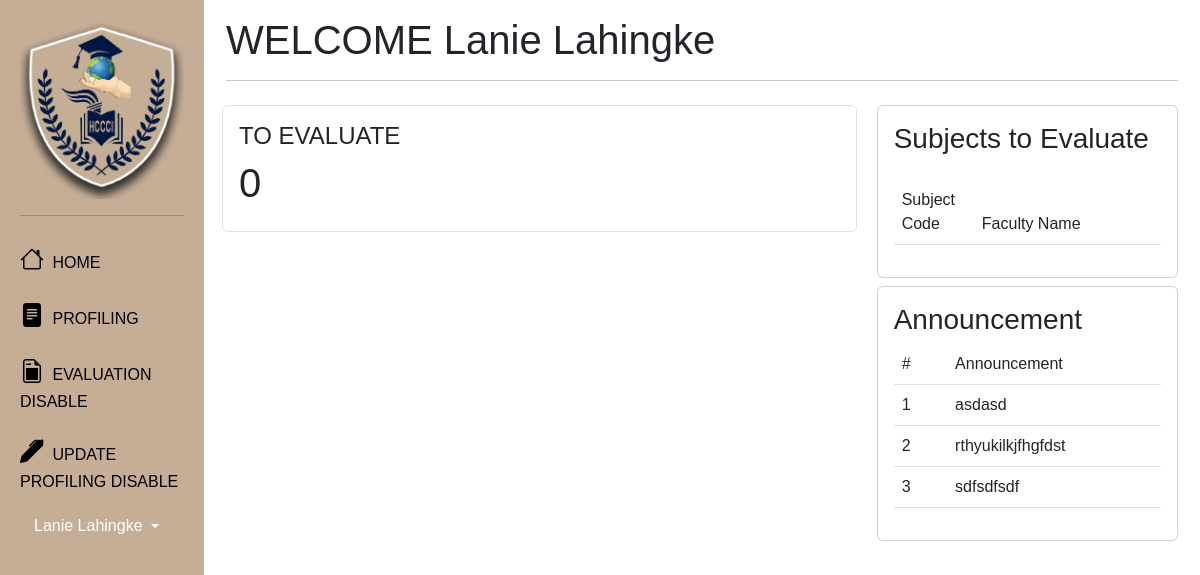
/StudentDashboard/studentIndex.php (signed in), run on the app's committed database.
### tables this page shows
CREATE TABLE `studentupdatesettings` (
  `settingsID` int(11) NOT NULL,
  `enableUpdate` tinyint(1) NOT NULL,
  `enableEvaluation` tinyint(1) NOT NULL
);

CREATE TABLE `pippersonalinfo` (
  `pipstudentNumber` int(11) NOT NULL,
  `studentID` varchar(100) NOT NULL,
  `pipFname` varchar(100) NOT NULL,
  `pipMname` varchar(100) NOT NULL,
  `pipLname` varchar(100) NOT NULL,
  `pipYear` varchar(100) NOT NULL,
  `courseCode` varchar(100) NOT NULL,
  `pipAge` int(11) NOT NULL,
  `pipSex` varchar(100) NOT NULL,
  `pipGender` varchar(100) NOT NULL,
  `pipDob` date NOT NULL,
  `pippob` varchar(100) NOT NULL,
  `pipCitizenship` varchar(100) NOT NULL,
  `pipReligion` varchar(100) NOT NULL,
  `pipBirthOrder` varchar(100) NOT NULL,
  `pipCiv` varchar(100) NOT NULL,
  `pipPersonalStatement` varchar(100) NOT NULL,
  `pipHobbiesSpecialties` varchar(100) NOT NULL,
  `pipRegistrationStatus` varchar(100) NOT NULL,
  `pipPassword` varchar(100) NOT NULL,
  `pipSection` varchar(10) NOT NULL,
  `pipImage` longblob NOT NULL
);

CREATE TABLE `announcementform` (
  `announceID` int(11) NOT NULL,
  `announcementDesc` varchar(255) NOT NULL,
  `announcementStatus` varchar(100) NOT NULL
);

### studentSession.php (called while the page is built, shortened)
<?php
require 'Configuration/connectionConf.php';
$user_check = $_SESSION['login_user'];
$ses_sql = mysqli_query($db,"SELECT * from pippersonalinfo where studentID = '$user_check'");
$row = mysqli_fetch_array($ses_sql,MYSQLI_ASSOC);
$login_Name = $row['pipFname'] . ' ' .$row['pipLname'];
$Year = $row['pipYear'];
$Section = $row['pipSection'];
?>

### StudentDashboard/studentIndex.php (the view, shortened to what this page needs)
<?php
require '../Configuration/connectionConf.php';
include('../studentSession.php');
$query3 = "SELECT COUNT(subjectID) AS subjectCount FROM classinfotable WHERE correspondingYear = '$Year' AND correspondingSection = '$Section' AND classinfotable.classStatus = 'ACTIVE';";
$studentCount3 = mysqli_query($db , $query3);
if ($studentCount3) {
    $row = mysqli_fetch_assoc($studentCount3);
    $count3 = $row['subjectCount'];
} else {
    $count3 = 0;
}
$query1 = "SELECT * FROM announcementform WHERE announcementStatus = 'ACTIVE'";
$result1 = mysqli_query($db, $query1);
?>
<!DOCTYPE html>
<html lang="en">
<head>
    <link rel="stylesheet" href="css/style.css">
    <link rel="stylesheet" href="https://cdn.jsdelivr.net/npm/bootstrap-icons@1.10.5/font/bootstrap-icons.css">
    <link href="https://cdn.jsdelivr.net/npm/bootstrap@5.3.0/dist/css/bootstrap.min.css" rel="stylesheet"
>
</head>
<body>
    <?php include 'components/navigation.php'; ?>
    <div class="main">
        <div class="container-fluid">
            <h1 class="pt-3">WELCOME
                <?php echo $login_Name ?>
            </h1>
            <hr>
            <div class="row">
                <div class="col-sm-8">
                    <div class="row">
                        <div class="col-sm border p-3 m-2 rounded khaki">
                            <h4>TO EVALUATE</h4>
                            <h1 class="pl-3">
                                <?php echo $count3 ?>
                            </h1>
                        </div>
                    </div>
                </div>
                <div class="col-sm-4">
                    <div class="card mt-2">
                        <div class="card-body">
                            <h3>Subjects to Evaluate</h3>
                            <table id="employee_data" class="table table-fluid mt-4" width="100%">
                                <thead>
                                    <tr>
                                        <td width="30%">Subject Code</td>
                                        <td>Faculty Name</td>
                                    </tr>
                                </thead>
                            </table>
                        </div>
                    </div>
                    <div class="card mt-2">
                        <div class="card-body">
                            <h3>Announcement</h3>
                            <table id="employee_data" class="table table-fluid" width="100%">
                                <thead style="background-color:gray;">
                                    <tr>
                                        <td width="20%">#</td>
                                        <td>Announcement</td>
                                    </tr>
                                </thead>
                                <?php
                                while ($row = mysqli_fetch_array($result1)) {
                                    echo "<tr>";
                                    echo "<td class='align-middle'>";
                                    echo $row["announceID"];
                                    echo "</td>";
                                    echo "<td class='align-middle'>";
                                    echo $row["announcementDesc"];
                                    echo "</td>";
                                    echo "</tr>";
                                }
                                ?>
                            </table>
                        </div>
                    </div>
                </div>
            </div>
        </div>
    </div>
</body>
</html>

### StudentDashboard/components/navigation.php (shortened to what this page needs)
<?php
require '../Configuration/connectionConf.php';
$query8 = "SELECT * FROM studentupdatesettings WHERE settingsID = '1';";
$result8 = mysqli_query($db, $query8);
$row8 = mysqli_fetch_array($result8);
$setCondition = $row8['enableUpdate'];
$setEvaluation = $row8['enableEvaluation'];
if ($setCondition == 1) {
    $setCondition = "true";
    $link ='updateProfiling.php';
    $linkText = 'UPDATE PROFILING';
}
else if ($setCondition == 0) {
    $link ='';
    $linkText ='UPDATE PROFILING DISABLE';
}
if ($setEvaluation == 1) {
    $setCondition = "true";
    $link1 ='studentEvaluationForm.php';
    $linkText1 = 'TEACHER EVALUATION';
}
else if ($setEvaluation == 0) {
    $link1 ='';
    $linkText1 ='EVALUATION DISABLE';
}
?>
<div class="sidenav">
        <img src="../IMAGES/logo.png" alt="" srcset="" width="100%">
    <hr>
    <a href="studentIndex.php" class="nav-link align-middle px-0 nav-color">
        <i class="fs-4 bi-house"></i> <span class="ms-1 d-none d-sm-inline"> HOME</span>
    </a>
    <a href="studentProfiling.php" class="nav-link px-0 align-middle ">
        <i class="fs-4 bi-file-text-fill"></i> <span class="ms-1 d-none d-sm-inline">PROFILING</span></a>
    <?php
        echo '<a href="' . $link1 . '" class="nav-link px-0 align-middle">';
        echo '<i class="fs-4 bi-file-earmark-post"></i> <span class="ms-1 d-none d-sm-inline">' . $linkText1 . '</span>';
        echo '</a>';
    ?>
    <?php
        echo '<a href="' . $link . '" class="nav-link px-0 align-middle">';
        echo '<i class="fs-4 bi bi-pen-fill"></i> <span class="ms-1 d-none d-sm-inline">' . $linkText . '</span>';
        echo '</a>';
    ?>
    <div class="dropdown pb-4">
        <a href="#" class="d-flex align-items-center text-white text-decoration-none dropdown-toggle" id="dropdownUser1"
            data-bs-toggle="dropdown" aria-expanded="false">
            <span class="d-none d-sm-inline mx-1"><?php echo $login_Name ; ?></span>
        </a>
    </div>
</div>

### StudentDashboard/css/style.css (style rules this page uses)
a.nav-link { color: #000; }
* { font-family: 'Ubuntu', sans-serif; }

### StudentDashboard/components/navigation.php (style rules this page uses)
.sidenav { height: 100%; width: 17%; position: fixed; z-index: 1; top: 0; left: 0; background-color: #c6ae96; overflow-x: hidden; padding: 20px 20px; }
.sidenav a { text-decoration: none; font-size: 1em; color: #000; display: block; padding: 10px; }
.main { margin-left: 17%; padding: 0px 10px; }

### data on the page
studentupdatesettings: enableEvaluation "EVALUATION DISABLE", enableUpdate "UPDATE PROFILING DISABLE"
pippersonalinfo: login_Name "Lanie Lahingke"
announcementform: announceID "1", announcementDesc "asdasd"
announcementform: announceID "2", announcementDesc "rthyukilkjfhgfdst"
announcementform: announceID "3", announcementDesc "sdfsdfsdf"

### other printed values
$count3 "0"
